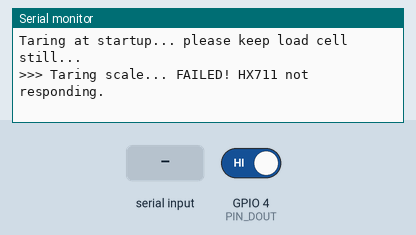
Bench run of a sketch on a simulated ESP32-S3. Parts: the last lines printed to the serial monitor. Inputs (shaded band) come from the test bench; at power-on: GPIO 4 (PIN_DOUT) HIGH.

Above: at 5.0 s.
5.1 s: GPIO 4 (PIN_DOUT) driven LOW
At 6.2 s:
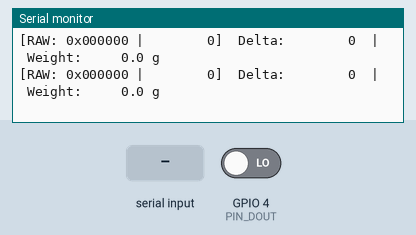
7.0 s: "t\n" received over Serial
8.5 s: "tare\n" received over Serial
At 8.61 s:
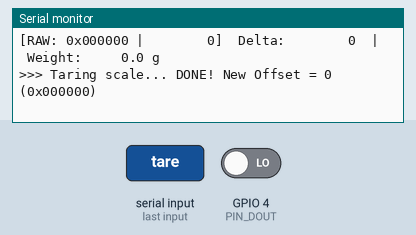

Measured:
- after the input at 5.1 s, the serial monitor: prints a new line at once (image 1)

The sketch:

rnt_calibration.ino
```cpp
// =============================================================================
// ESP32-S3 ROCK-SOLID LIVE DIGITAL SCALE (DIRECT HARDWARE BIT-BANG)
// =============================================================================
#include <Arduino.h>

// Hardware Pin Definitions (ESP32-S3 Left Header)
const int PIN_DOUT = 4;  // DT  -> Pin 4 from top
const int PIN_SCK  = 5;  // SCK -> Pin 5 from top

// Calibration factor (counts per gram)
// 1kg load cell: ~2100.0
// 5kg load cell: ~420.0
float cal_factor = 2100.0;
long tare_offset = 0;

static portMUX_TYPE hx711_mux = portMUX_INITIALIZER_UNLOCKED;

// Direct hardware 24-bit read with ESP32 FreeRTOS critical section
long readHX711Raw() {
  portENTER_CRITICAL(&hx711_mux);

  unsigned long raw_data = 0;
  for (int i = 0; i < 24; i++) {
    digitalWrite(PIN_SCK, HIGH);
    delayMicroseconds(2);
    raw_data = (raw_data << 1) | (digitalRead(PIN_DOUT) ? 1 : 0);
    digitalWrite(PIN_SCK, LOW);
    delayMicroseconds(2);
  }

  // 25th pulse: Channel A, Gain 128 (pulls DOUT back HIGH to start next conversion)
  digitalWrite(PIN_SCK, HIGH);
  delayMicroseconds(2);
  digitalWrite(PIN_SCK, LOW);
  delayMicroseconds(2);

  portEXIT_CRITICAL(&hx711_mux);

  // Sign-extend 24-bit two's complement to 32-bit signed long
  if (raw_data & 0x800000) {
    raw_data |= 0xFF000000;
  }
  return (long)raw_data;
}

bool waitForReady(uint32_t timeout_ms = 250) {
  unsigned long start = millis();
  while (digitalRead(PIN_DOUT) == HIGH) {
    if (millis() - start >= timeout_ms) {
      return false;
    }
    delay(1);
  }
  return true;
}

void tare(int samples = 10) {
  Serial.print("\n>>> Taring scale... ");
  long sum = 0;
  int valid = 0;
  for (int i = 0; i < samples; i++) {
    if (waitForReady(300)) {
      long val = readHX711Raw();
      sum += val;
      valid++;
    }
    delay(10);
  }
  if (valid > 0) {
    tare_offset = sum / valid;
    Serial.printf("DONE! New Offset = %ld (0x%06lX)\n\n", tare_offset, tare_offset & 0xFFFFFF);
  } else {
    Serial.println("FAILED! HX711 not responding.");
  }
}

void setup() {
  Serial.begin(57600);
  delay(500);

  Serial.println("\n=======================================================");
  Serial.println("     ESP32-S3 DIRECT BIT-BANG LOAD CELL BENCH         ");
  Serial.println("=======================================================");
  Serial.printf("Pins: DT=GPIO %d, SCK=GPIO %d\n", PIN_DOUT, PIN_SCK);
  Serial.printf("Calibration Factor: %.1f counts/gram\n", cal_factor);
  Serial.println("Serial Commands:");
  Serial.println("  't'         -> Tare / Zero the scale");
  Serial.println("  'c <val>'   -> Change calibration factor (e.g. 'c 420' or 'c 2100')");
  Serial.println("  '+' or '-'  -> Fine tune calibration factor by +/- 50");
  Serial.println("=======================================================\n");

  pinMode(PIN_DOUT, INPUT);
  pinMode(PIN_SCK, OUTPUT);
  digitalWrite(PIN_SCK, LOW);

  // Power cycle / reset HX711
  digitalWrite(PIN_SCK, HIGH);
  delayMicroseconds(80);
  digitalWrite(PIN_SCK, LOW);
  delay(150);

  Serial.print("Taring at startup... please keep load cell still... ");
  tare(10);
}

unsigned long last_print = 0;
String rx_buffer = "";

void loop() {
  // Handle Serial Commands
  while (Serial.available() > 0) {
    char ch = Serial.read();
    if (ch == '\n' || ch == '\r') {
      rx_buffer.trim();
      if (rx_buffer.equalsIgnoreCase("t") || rx_buffer.equalsIgnoreCase("tare")) {
        tare(10);
      } else if (rx_buffer.startsWith("c ") || rx_buffer.startsWith("C ")) {
        float new_cal = rx_buffer.substring(2).toFloat();
        if (new_cal > 1.0) {
          cal_factor = new_cal;
          Serial.printf("\n>>> Updated Calibration Factor: %.1f\n\n", cal_factor);
        }
      } else if (rx_buffer.equals("+")) {
        cal_factor += 50.0;
        Serial.printf("\n>>> Cal Factor: %.1f\n\n", cal_factor);
      } else if (rx_buffer.equals("-")) {
        cal_factor = max(10.0f, cal_factor - 50.0f);
        Serial.printf("\n>>> Cal Factor: %.1f\n\n", cal_factor);
      }
      rx_buffer = "";
    } else {
      rx_buffer += ch;
    }
  }

  // Check if HX711 is ready (DOUT goes LOW)
  if (digitalRead(PIN_DOUT) == LOW) {
    long raw = readHX711Raw();
    long delta = raw - tare_offset;
    float grams = (float)delta / cal_factor;

    Serial.printf("[RAW: 0x%06lX | %8ld]  Delta: %8ld  |  Weight: %7.1f g\n",
                  raw & 0xFFFFFF, raw, delta, grams);
  }
}
```
